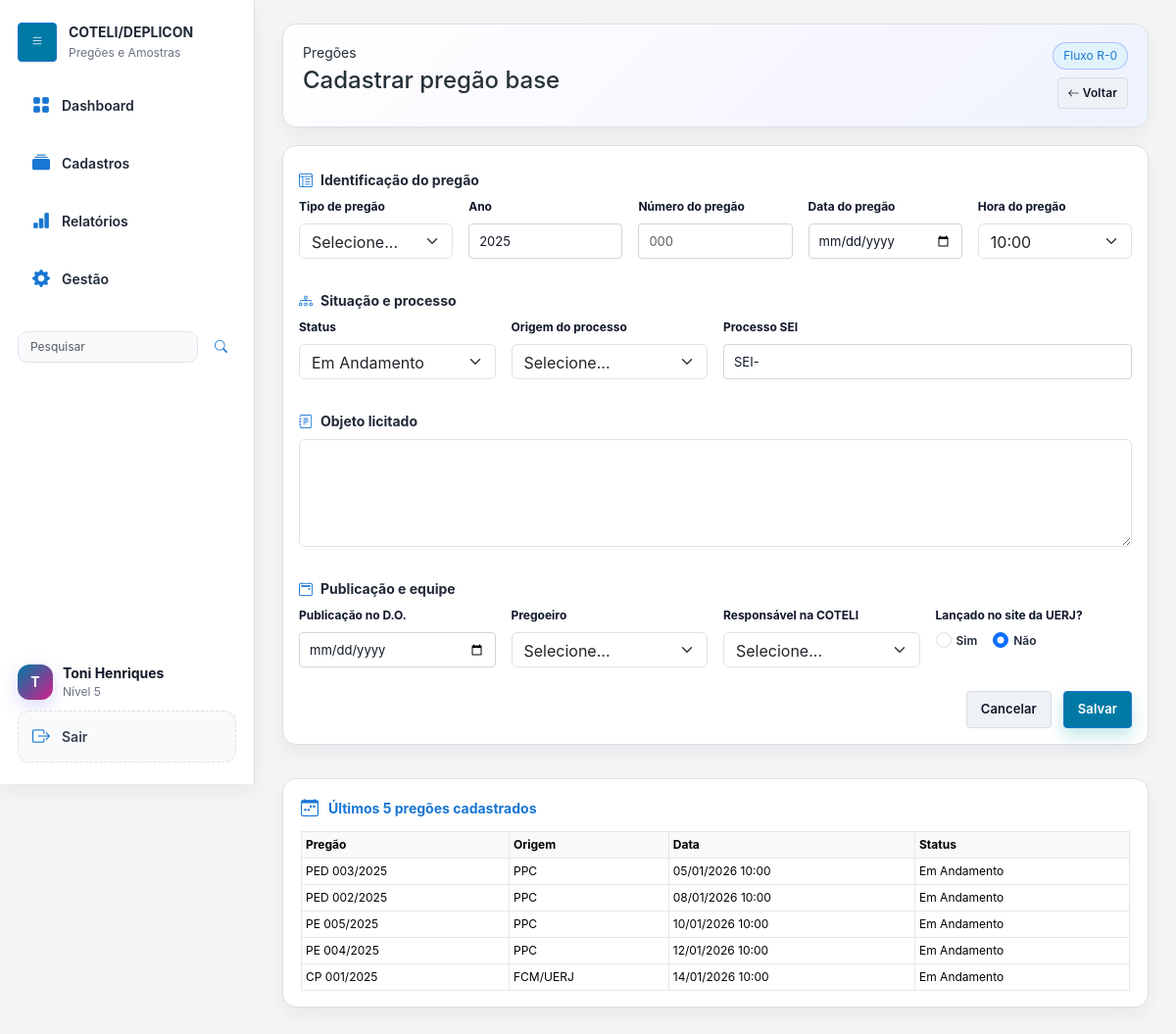
/pregoes/novo-base (signed in), run on the app's committed database.
### tables this page shows
CREATE TABLE IF NOT EXISTS usuarios (
    id_usuarios INT AUTO_INCREMENT PRIMARY KEY,
    nome_completo VARCHAR(150) NOT NULL,
    login_usuario VARCHAR(60) NULL UNIQUE,
    email_usuario VARCHAR(150) NOT NULL UNIQUE,
    senha_hash VARCHAR(255) NULL,
    nivel_acesso TINYINT NULL CHECK (nivel_acesso BETWEEN 1 AND 5),
    is_pregoeiro TINYINT(1) NOT NULL DEFAULT 0,
    is_responsavel_coteli TINYINT(1) NOT NULL DEFAULT 0,
    ativo_usuario TINYINT(1) NOT NULL DEFAULT 1,
    trocar_senha TINYINT(1) NOT NULL DEFAULT 0,
    criado_em TIMESTAMP DEFAULT CURRENT_TIMESTAMP,
    atualizado_em TIMESTAMP DEFAULT CURRENT_TIMESTAMP ON UPDATE CURRENT_TIMESTAMP
);

CREATE TABLE IF NOT EXISTS base_pregoes (
    id_base_pregoes INT AUTO_INCREMENT PRIMARY KEY,
    id_tipo_pregao INT NOT NULL,
    ano_pregao YEAR NOT NULL,
    id_pregao VARCHAR(20) NOT NULL,
    id_pregao_repeticao TINYINT NOT NULL DEFAULT 0,  
    data_pregao DATE NULL,
    hora_pregao TIME NULL,
    id_status INT NULL,
    id_origem_pedido INT NULL,
    processo_sei VARCHAR(50) NULL,
    objeto_licitado TEXT NULL,
    data_do DATE NULL,
    id_pregoeiro INT NULL,
    id_responsavel_coteli INT NULL,
    lancado_site_uerj TINYINT(1) NOT NULL DEFAULT 0,
    data_status DATE NULL,
    created_at TIMESTAMP DEFAULT CURRENT_TIMESTAMP,
    updated_at TIMESTAMP DEFAULT CURRENT_TIMESTAMP ON UPDATE CURRENT_TIMESTAMP,
    CONSTRAINT uq_base_pregao UNIQUE (id_tipo_pregao, ano_pregao, id_pregao, id_pregao_repeticao),
    CONSTRAINT fk_base_tipo_pregao FOREIGN KEY (id_tipo_pregao) REFERENCES tipos_pregao (id_tipos_pregao),
    CONSTRAINT fk_base_origem FOREIGN KEY (id_origem_pedido) REFERENCES origens_pedido (id_origens_pedido),
    CONSTRAINT fk_base_pregoeiro FOREIGN KEY (id_pregoeiro) REFERENCES usuarios (id_usuarios),
    CONSTRAINT fk_base_resp_coteli FOREIGN KEY (id_responsavel_coteli) REFERENCES usuarios (id_usuarios),
    CONSTRAINT fk_base_status FOREIGN KEY (id_status) REFERENCES status_pregao (id_status_pregao)
);

CREATE TABLE IF NOT EXISTS tipos_pregao (
    id_tipos_pregao INT AUTO_INCREMENT PRIMARY KEY,
    nome_tipos_pregao VARCHAR(100) NOT NULL,
    sigla_tipos_pregao VARCHAR(3) NOT NULL
);

CREATE TABLE IF NOT EXISTS origens_pedido (
    id_origens_pedido INT AUTO_INCREMENT PRIMARY KEY,
    unidade_origem VARCHAR(150) NOT NULL
);

CREATE TABLE IF NOT EXISTS status_pregao (
    id_status_pregao INT AUTO_INCREMENT PRIMARY KEY,
    nome_status_pregao VARCHAR(100) NOT NULL
);

### app/Views/pregoes/form_base.php (the view, shortened to what the rows shown need)
<div class="form-shell">
    <div class="form-header">
        <div>
            <h1 class="h4 mb-2">Cadastrar pregão base</h1>
        </div>
    </div>
    <?php if (!empty($ultimosR0)): ?>
        <div class="recent-table-card">
            <div class="table-responsive">
                <table class="table table-sm align-middle mb-0">
                    <thead class="table-light">
                        <tr>
                            <th>Pregão</th>
                            <th>Origem</th>
                            <th>Data</th>
                            <th>Status</th>
                        </tr>
                    </thead>
                    <tbody>
                        <?php foreach ($ultimosR0 as $p): ?>
                            <?php
                                $pregaoLabel = trim(($p['sigla_tipos_pregao'] ?? '') . ' ' . ($p['id_pregao'] ?? '') . '/' . ($p['ano_pregao'] ?? ''));
                                $dataHora = '-';
                                if (!empty($p['data_pregao'])) {
                                    $dataFormat = date('d/m/Y', strtotime($p['data_pregao']));
                                    $horaFormat = !empty($p['hora_pregao']) ? date('H:i', strtotime($p['hora_pregao'])) : '00:00';
                                    $dataHora = $dataFormat . ' ' . $horaFormat;
                                }
                            ?>
                            <tr>
                                <td><?= htmlspecialchars($pregaoLabel) ?></td>
                                <td><?= htmlspecialchars((string)($p['unidade_origem'] ?? '')) ?></td>
                                <td><?= htmlspecialchars($dataHora) ?></td>
                                <td><?= htmlspecialchars((string)($p['nome_status_pregao'] ?? '')) ?></td>
                            </tr>
                        <?php endforeach; ?>
                    </tbody>
                </table>
            </div>
        </div>
    <?php endif; ?>
</div>

### app/Views/layouts/main.php (shortened to what the rows shown need)
<?php
$currentUser = Auth::user();
?>
<!doctype html>
<html lang="pt-BR">
<head>
    <link href="https://cdn.jsdelivr.net/npm/bootstrap@5.3.3/dist/css/bootstrap.min.css" rel="stylesheet">
    <link rel="stylesheet" href="https://cdn.jsdelivr.net/npm/bootstrap-icons@1.11.3/font/bootstrap-icons.css">
    <link rel="stylesheet" href="<?= asset('assets/css/main.css') ?>">
</head>
<body class="app-body">
    <div class="app-shell">
        <aside class="sidebar" aria-label="Navegação principal">
            <div class="sidebar-footer">
                <?php if ($currentUser): ?>
                    <div class="sidebar-user">
                        <div class="avatar-circle" aria-hidden="true">
                            <?= strtoupper(substr(trim((string)($currentUser['nome_completo'] ?? $currentUser['login'] ?? 'U')), 0, 1)) ?>
                        </div>
                        <div class="sidebar-user-info">
                            <div class="sidebar-user-name"><?= htmlspecialchars($currentUser['nome_completo'] ?? $currentUser['login'] ?? 'Usuário') ?></div>
                            <div class="sidebar-user-meta">Nível <?= htmlspecialchars((string)($currentUser['nivel_acesso'] ?? '?')) ?></div>
                        </div>
                    </div>
                    <a href="<?= url('logout') ?>" class="nav-item nav-item-ghost">
                        <i class="bi bi-box-arrow-right"></i>
                        <span>Sair</span>
                    </a>
                <?php endif; ?>
            </div>
        </aside>
        <div class="main-pane">
            <main class="content-shell">
                <div class="conteudo">
                    <?= $content ?? '' ?>
                </div>
            </main>
        </div>
    </div>
</body>
</html>

### data on the page
usuarios: nome_completo "T", nome_completo "Toni Henriques"
base_pregoes: pregaoLabel "PED 003/2025", id_origem_pedido.unidade_origem "PPC", dataHora "05/01/2026 10:00", id_status.nome_status_pregao "Em Andamento"
base_pregoes: pregaoLabel "PED 002/2025", id_origem_pedido.unidade_origem "PPC", dataHora "08/01/2026 10:00", id_status.nome_status_pregao "Em Andamento"
base_pregoes: pregaoLabel "PE 005/2025", id_origem_pedido.unidade_origem "PPC", dataHora "10/01/2026 10:00", id_status.nome_status_pregao "Em Andamento"
base_pregoes: pregaoLabel "PE 004/2025", id_origem_pedido.unidade_origem "PPC", dataHora "12/01/2026 10:00", id_status.nome_status_pregao "Em Andamento"
base_pregoes: pregaoLabel "CP 001/2025", id_origem_pedido.unidade_origem "FCM/UERJ", dataHora "14/01/2026 10:00", id_status.nome_status_pregao "Em Andamento"

### other printed values
$currentUser['nivel_acesso'] "5"
form field hora_pregao "10:00"
form field id_status "Em Andamento"
